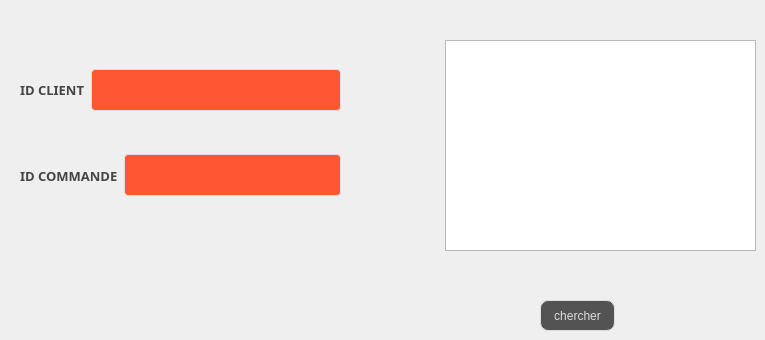
      <widget class="QWidget" name="tab_35">
       <attribute name="title">
        <string>Chercher Commande</string>
       </attribute>
       <widget class="QPushButton" name="cherchermenu_5">
        <property name="geometry">
         <rect>
          <x>540</x>
          <y>300</y>
          <width>75</width>
          <height>31</height>
         </rect>
        </property>
        <property name="styleSheet">
         <string notr="true">QPushButton {
color: #dcdcdc;
background:#535353;
border: none;

border: 1px solid #DCDCDC;
border-radius: 8px;
}
QPushButton:hover {
color:#fff;
background:#FF5733;
border: none;
}</string>
        </property>
        <property name="text">
         <string>chercher</string>
        </property>
       </widget>
       <widget class="QTableView" name="tabcherchermenu_5">
        <property name="geometry">
         <rect>
          <x>445</x>
          <y>40</y>
          <width>311</width>
          <height>211</height>
         </rect>
        </property>
       </widget>
       <widget class="QWidget" name="layoutWidget_38">
        <property name="geometry">
         <rect>
          <x>20</x>
          <y>60</y>
          <width>321</width>
          <height>60</height>
         </rect>
        </property>
        <layout class="QHBoxLayout" name="horizontalLayout_59">
         <item>
          <widget class="QLabel" name="label_103">
           <property name="font">
            <font>
             <family>Segoe Print</family>
             <pointsize>-1</pointsize>
             <weight>75</weight>
             <bold>true</bold>
            </font>
           </property>
           <property name="styleSheet">
            <string notr="true">background-color: transparent;
	color: #454544;
	font-weight: bold;
	font-size: 13px;</string>
           </property>
           <property name="text">
            <string>ID CLIENT</string>
           </property>
          </widget>
         </item>
         <item>
          <widget class="QLineEdit" name="linecherchermenu_5">
           <property name="styleSheet">
            <string notr="true">
QLineEdit {
  width: 100%;
  padding: 12px 20px;
  margin: 8px 0;
  display: inline-block;
  border: 1px solid #dcdcdc;
  border-radius: 4px;
  box-sizing: border-box;
  background: #FF5733;
  color: #FFFFFF;
}</string>
           </property>
          </widget>
         </item>
        </layout>
       </widget>
       <widget class="QWidget" name="layoutWidget_39">
        <property name="geometry">
         <rect>
          <x>20</x>
          <y>140</y>
          <width>321</width>
          <height>71</height>
         </rect>
        </property>
        <layout class="QHBoxLayout" name="horizontalLayout_60">
         <item>
          <widget class="QLabel" name="label_104">
           <property name="font">
            <font>
             <family>Segoe Print</family>
             <pointsize>-1</pointsize>
             <weight>75</weight>
             <bold>true</bold>
            </font>
           </property>
           <property name="styleSheet">
            <string notr="true">background-color: transparent;
	color: #454544;
	font-weight: bold;
	font-size: 13px;</string>
           </property>
           <property name="text">
            <string>ID COMMANDE</string>
           </property>
          </widget>
         </item>
         <item>
          <widget class="QLineEdit" name="linecherchermenu2_5">
           <property name="styleSheet">
            <string notr="true">QLineEdit {
  width: 100%;
  padding: 12px 20px;
  margin: 8px 0;
  display: inline-block;
  border: 1px solid #dcdcdc;
  border-radius: 4px;
  box-sizing: border-box;
  background: #FF5733;
  color: #FFFFFF;
}</string>
           </property>
          </widget>
         </item>
        </layout>
       </widget>
      </widget>
